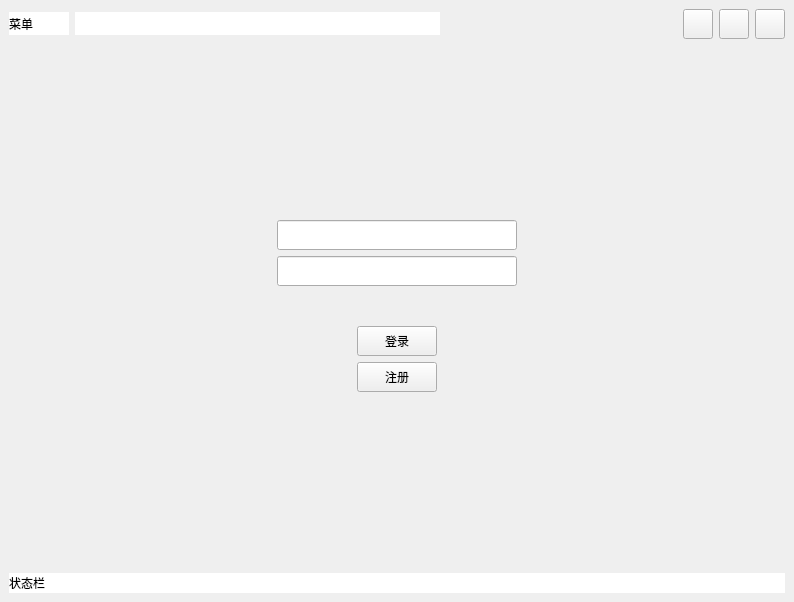
<?xml version="1.0" encoding="UTF-8"?>
<ui version="4.0">
 <class>MainWindow</class>
 <widget class="QMainWindow" name="MainWindow">
  <property name="geometry">
   <rect>
    <x>0</x>
    <y>0</y>
    <width>794</width>
    <height>602</height>
   </rect>
  </property>
  <property name="windowTitle">
   <string>MainWindow</string>
  </property>
  <widget class="QWidget" name="centralwidget">
   <layout class="QGridLayout" name="gridLayout">
    <item row="0" column="0">
     <layout class="QVBoxLayout" name="verticalLayout_3" stretch="10,20,20,4,20,20,0">
      <item>
       <layout class="QHBoxLayout" name="horizontalLayout_6">
        <item>
         <layout class="QHBoxLayout" name="horizontalLayout_3">
          <item>
           <widget class="QLabel" name="menu">
            <property name="minimumSize">
             <size>
              <width>60</width>
              <height>23</height>
             </size>
            </property>
            <property name="maximumSize">
             <size>
              <width>60</width>
              <height>23</height>
             </size>
            </property>
            <property name="styleSheet">
             <string notr="true">background-color: rgb(255, 255, 255);</string>
            </property>
            <property name="text">
             <string>菜单</string>
            </property>
           </widget>
          </item>
          <item>
           <widget class="QLabel" name="menuText">
            <property name="minimumSize">
             <size>
              <width>365</width>
              <height>23</height>
             </size>
            </property>
            <property name="maximumSize">
             <size>
              <width>10000</width>
              <height>23</height>
             </size>
            </property>
            <property name="styleSheet">
             <string notr="true">background-color: rgb(255, 255, 255);</string>
            </property>
            <property name="text">
             <string/>
            </property>
           </widget>
          </item>
         </layout>
        </item>
        <item>
         <layout class="QHBoxLayout" name="horizontalLayout_2">
          <item>
           <spacer name="horizontalSpacer_5">
            <property name="orientation">
             <enum>Qt::Horizontal</enum>
            </property>
            <property name="sizeHint" stdset="0">
             <size>
              <width>40</width>
              <height>20</height>
             </size>
            </property>
           </spacer>
          </item>
          <item>
           <widget class="QPushButton" name="bntMin">
            <property name="minimumSize">
             <size>
              <width>30</width>
              <height>30</height>
             </size>
            </property>
            <property name="maximumSize">
             <size>
              <width>30</width>
              <height>30</height>
             </size>
            </property>
            <property name="text">
             <string/>
            </property>
           </widget>
          </item>
          <item>
           <widget class="QPushButton" name="bntMax">
            <property name="minimumSize">
             <size>
              <width>30</width>
              <height>30</height>
             </size>
            </property>
            <property name="maximumSize">
             <size>
              <width>30</width>
              <height>30</height>
             </size>
            </property>
            <property name="text">
             <string/>
            </property>
           </widget>
          </item>
          <item>
           <widget class="QPushButton" name="bntClose">
            <property name="minimumSize">
             <size>
              <width>30</width>
              <height>30</height>
             </size>
            </property>
            <property name="maximumSize">
             <size>
              <width>30</width>
              <height>30</height>
             </size>
            </property>
            <property name="text">
             <string/>
            </property>
           </widget>
          </item>
         </layout>
        </item>
       </layout>
      </item>
      <item>
       <spacer name="verticalSpacer">
        <property name="orientation">
         <enum>Qt::Vertical</enum>
        </property>
        <property name="sizeHint" stdset="0">
         <size>
          <width>20</width>
          <height>40</height>
         </size>
        </property>
       </spacer>
      </item>
      <item>
       <layout class="QHBoxLayout" name="horizontalLayout_5">
        <item>
         <spacer name="horizontalSpacer">
          <property name="orientation">
           <enum>Qt::Horizontal</enum>
          </property>
          <property name="sizeHint" stdset="0">
           <size>
            <width>17</width>
            <height>20</height>
           </size>
          </property>
         </spacer>
        </item>
        <item>
         <layout class="QVBoxLayout" name="verticalLayout">
          <item>
           <widget class="QLineEdit" name="editUserAccount">
            <property name="minimumSize">
             <size>
              <width>240</width>
              <height>30</height>
             </size>
            </property>
            <property name="maximumSize">
             <size>
              <width>240</width>
              <height>30</height>
             </size>
            </property>
            <property name="toolTip">
             <string>&lt;html&gt;&lt;head/&gt;&lt;body&gt;&lt;p&gt;用户名&lt;/p&gt;&lt;p&gt;&lt;br/&gt;&lt;/p&gt;&lt;/body&gt;&lt;/html&gt;</string>
            </property>
           </widget>
          </item>
          <item>
           <widget class="QLineEdit" name="editUserPassord">
            <property name="minimumSize">
             <size>
              <width>240</width>
              <height>30</height>
             </size>
            </property>
            <property name="maximumSize">
             <size>
              <width>240</width>
              <height>30</height>
             </size>
            </property>
            <property name="toolTip">
             <string>&lt;html&gt;&lt;head/&gt;&lt;body&gt;&lt;p&gt;密码&lt;/p&gt;&lt;/body&gt;&lt;/html&gt;</string>
            </property>
           </widget>
          </item>
         </layout>
        </item>
        <item>
         <spacer name="horizontalSpacer_2">
          <property name="orientation">
           <enum>Qt::Horizontal</enum>
          </property>
          <property name="sizeHint" stdset="0">
           <size>
            <width>17</width>
            <height>20</height>
           </size>
          </property>
         </spacer>
        </item>
       </layout>
      </item>
      <item>
       <spacer name="verticalSpacer_2">
        <property name="orientation">
         <enum>Qt::Vertical</enum>
        </property>
        <property name="sizeHint" stdset="0">
         <size>
          <width>20</width>
          <height>40</height>
         </size>
        </property>
       </spacer>
      </item>
      <item>
       <layout class="QHBoxLayout" name="horizontalLayout">
        <item>
         <spacer name="horizontalSpacer_3">
          <property name="orientation">
           <enum>Qt::Horizontal</enum>
          </property>
          <property name="sizeHint" stdset="0">
           <size>
            <width>40</width>
            <height>20</height>
           </size>
          </property>
         </spacer>
        </item>
        <item>
         <layout class="QVBoxLayout" name="verticalLayout_2">
          <item>
           <widget class="QPushButton" name="bntLogin">
            <property name="minimumSize">
             <size>
              <width>80</width>
              <height>30</height>
             </size>
            </property>
            <property name="maximumSize">
             <size>
              <width>80</width>
              <height>30</height>
             </size>
            </property>
            <property name="text">
             <string>登录</string>
            </property>
           </widget>
          </item>
          <item>
           <widget class="QPushButton" name="bntRegister">
            <property name="minimumSize">
             <size>
              <width>80</width>
              <height>30</height>
             </size>
            </property>
            <property name="maximumSize">
             <size>
              <width>80</width>
              <height>30</height>
             </size>
            </property>
            <property name="text">
             <string>注册</string>
            </property>
           </widget>
          </item>
         </layout>
        </item>
        <item>
         <spacer name="horizontalSpacer_4">
          <property name="orientation">
           <enum>Qt::Horizontal</enum>
          </property>
          <property name="sizeHint" stdset="0">
           <size>
            <width>40</width>
            <height>20</height>
           </size>
          </property>
         </spacer>
        </item>
       </layout>
      </item>
      <item>
       <spacer name="verticalSpacer_3">
        <property name="orientation">
         <enum>Qt::Vertical</enum>
        </property>
        <property name="sizeHint" stdset="0">
         <size>
          <width>20</width>
          <height>40</height>
         </size>
        </property>
       </spacer>
      </item>
      <item>
       <widget class="QLabel" name="label_3">
        <property name="minimumSize">
         <size>
          <width>0</width>
          <height>20</height>
         </size>
        </property>
        <property name="maximumSize">
         <size>
          <width>16777215</width>
          <height>20</height>
         </size>
        </property>
        <property name="styleSheet">
         <string notr="true">background-color: rgb(255, 255, 255);</string>
        </property>
        <property name="text">
         <string>状态栏</string>
        </property>
       </widget>
      </item>
     </layout>
    </item>
   </layout>
  </widget>
 </widget>
 <resources/>
 <connections/>
</ui>
